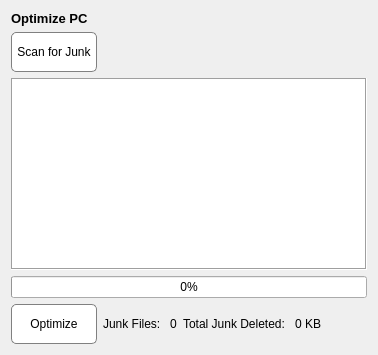
           <widget class="QWidget" name="page_3">
            <layout class="QGridLayout" name="gridLayout_7">
             <item row="5" column="3">
              <widget class="QLabel" name="label_6">
               <property name="sizePolicy">
                <sizepolicy hsizetype="MinimumExpanding" vsizetype="Preferred">
                 <horstretch>0</horstretch>
                 <verstretch>0</verstretch>
                </sizepolicy>
               </property>
               <property name="text">
                <string>Total Junk Deleted: </string>
               </property>
              </widget>
             </item>
             <item row="5" column="2">
              <widget class="QLabel" name="junkFilesLabel">
               <property name="sizePolicy">
                <sizepolicy hsizetype="MinimumExpanding" vsizetype="Preferred">
                 <horstretch>0</horstretch>
                 <verstretch>0</verstretch>
                </sizepolicy>
               </property>
               <property name="statusTip">
                <string>Total junk files found</string>
               </property>
               <property name="text">
                <string>0</string>
               </property>
              </widget>
             </item>
             <item row="5" column="4">
              <widget class="QLabel" name="junkSizeLabel">
               <property name="sizePolicy">
                <sizepolicy hsizetype="MinimumExpanding" vsizetype="Preferred">
                 <horstretch>0</horstretch>
                 <verstretch>0</verstretch>
                </sizepolicy>
               </property>
               <property name="text">
                <string>0 KB</string>
               </property>
              </widget>
             </item>
             <item row="3" column="0" colspan="6">
              <widget class="QListView" name="junkFilesView">
               <property name="styleSheet">
                <string notr="true">QFrame:hover{
	border: 1px solid rgb(66, 41, 255);
}</string>
               </property>
               <property name="frameShape">
                <enum>QFrame::Box</enum>
               </property>
               <property name="editTriggers">
                <set>QAbstractItemView::NoEditTriggers</set>
               </property>
               <property name="alternatingRowColors">
                <bool>true</bool>
               </property>
               <property name="viewMode">
                <enum>QListView::ListMode</enum>
               </property>
              </widget>
             </item>
             <item row="4" column="0" colspan="6">
              <widget class="QProgressBar" name="optimizeProgressBar">
               <property name="styleSheet">
                <string notr="true">color: rgb(0, 0, 0);</string>
               </property>
               <property name="value">
                <number>0</number>
               </property>
               <property name="alignment">
                <set>Qt::AlignCenter</set>
               </property>
              </widget>
             </item>
             <item row="5" column="5">
              <spacer name="horizontalSpacer_9">
               <property name="orientation">
                <enum>Qt::Horizontal</enum>
               </property>
               <property name="sizeHint" stdset="0">
                <size>
                 <width>40</width>
                 <height>20</height>
                </size>
               </property>
              </spacer>
             </item>
             <item row="5" column="1">
              <widget class="QLabel" name="label_22">
               <property name="sizePolicy">
                <sizepolicy hsizetype="MinimumExpanding" vsizetype="Preferred">
                 <horstretch>0</horstretch>
                 <verstretch>0</verstretch>
                </sizepolicy>
               </property>
               <property name="text">
                <string>Junk Files: </string>
               </property>
              </widget>
             </item>
             <item row="0" column="0">
              <widget class="QLabel" name="label_15">
               <property name="font">
                <font>
                 <family>Segoe UI</family>
                 <pointsize>10</pointsize>
                 <weight>75</weight>
                 <bold>true</bold>
                </font>
               </property>
               <property name="text">
                <string>Optimize PC</string>
               </property>
              </widget>
             </item>
             <item row="1" column="1" colspan="5">
              <spacer name="horizontalSpacer_8">
               <property name="orientation">
                <enum>Qt::Horizontal</enum>
               </property>
               <property name="sizeHint" stdset="0">
                <size>
                 <width>40</width>
                 <height>20</height>
                </size>
               </property>
              </spacer>
             </item>
             <item row="1" column="0">
              <widget class="QToolButton" name="scanForJunk">
               <property name="sizePolicy">
                <sizepolicy hsizetype="MinimumExpanding" vsizetype="Preferred">
                 <horstretch>0</horstretch>
                 <verstretch>0</verstretch>
                </sizepolicy>
               </property>
               <property name="minimumSize">
                <size>
                 <width>0</width>
                 <height>40</height>
                </size>
               </property>
               <property name="statusTip">
                <string>Scans for junk in temporary folders</string>
               </property>
               <property name="styleSheet">
                <string notr="true">QToolButton:hover:!pressed
{
  border: 2px solid green;
color:black;
}
QToolButton
{
background-color: white;
    border-width: 1px;
    border-radius: 5px;
border: 1px solid grey;
}
</string>
               </property>
               <property name="text">
                <string>Scan for Junk</string>
               </property>
               <property name="iconSize">
                <size>
                 <width>0</width>
                 <height>0</height>
                </size>
               </property>
              </widget>
             </item>
             <item row="5" column="0">
              <widget class="QToolButton" name="optimize">
               <property name="sizePolicy">
                <sizepolicy hsizetype="MinimumExpanding" vsizetype="Preferred">
                 <horstretch>0</horstretch>
                 <verstretch>0</verstretch>
                </sizepolicy>
               </property>
               <property name="minimumSize">
                <size>
                 <width>0</width>
                 <height>40</height>
                </size>
               </property>
               <property name="statusTip">
                <string>Delete unnecessary junk to save space</string>
               </property>
               <property name="styleSheet">
                <string notr="true">QToolButton:hover:!pressed
{
  border: 2px solid green;
	background-color: rgb(205, 255, 207);
color:black;
}
QToolButton
{
background-color: white;
    border-width: 1px;
    border-radius: 5px;
border: 1px solid grey;
}
</string>
               </property>
               <property name="text">
                <string>Optimize</string>
               </property>
               <property name="iconSize">
                <size>
                 <width>0</width>
                 <height>0</height>
                </size>
               </property>
              </widget>
             </item>
            </layout>
           </widget>
